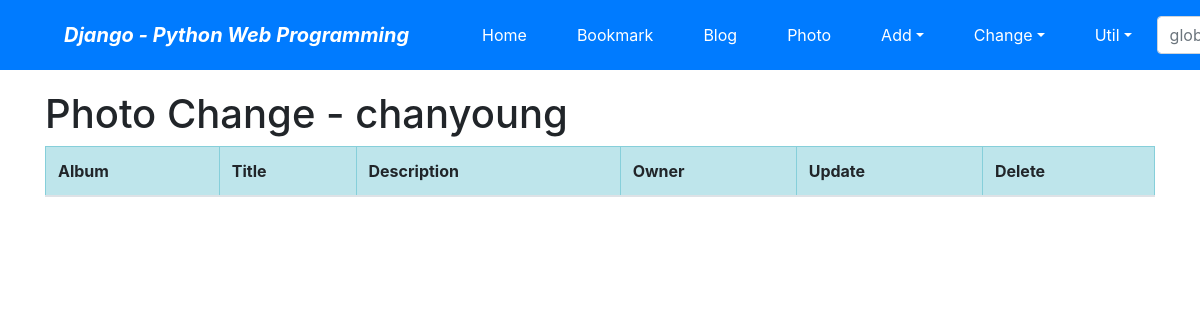
Before: /photo/photo/change/ (signed in) with the older database file.
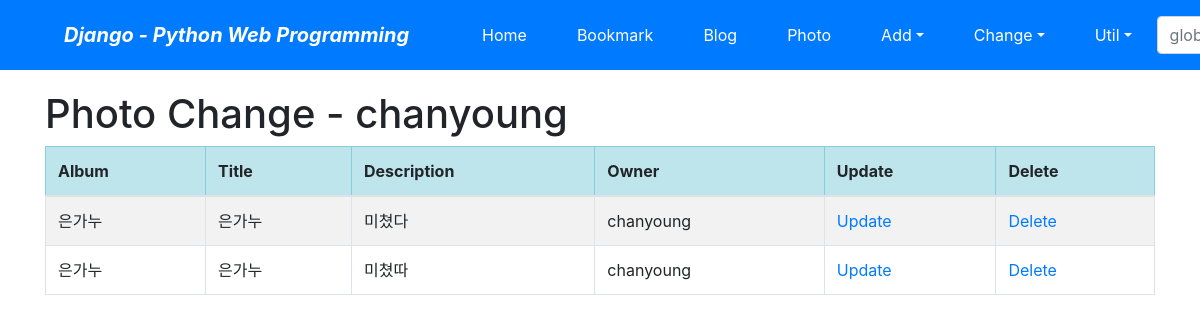
After: the same page with the newer database file.
### photo/models.py (models this page shows, shortened)
class Photo(models.Model):
    album = models.ForeignKey(Album, on_delete=models.CASCADE)
    title = models.CharField('TITLE', max_length=30)
    description = models.TextField('Photo Description', blank=True)
    image = models.ImageField("IMAGE", upload_to='SorlPhoto/%Y')
    upload_dt = models.DateTimeField('UPLOAD DATE', auto_now_add=True)
    owner = models.ForeignKey(
        'auth.User', on_delete=models.CASCADE, verbose_name='OWNER', blank=True, null=True)
    class Meta:
        ordering = ('title',)

class Album(models.Model):
    name = models.CharField('NAME', max_length=30)
    description = models.CharField(
        'One Line Description', max_length=100, blank=True)
    owner = models.ForeignKey(
        'auth.User', on_delete=models.CASCADE, verbose_name='OWNER', blank=True, null=True)
    class Meta:
        ordering = ('name',)
    def __str__(self):
        return self.name

### photo/views.py (the view)
# urls.py: path('photo/change/', views.PhotoChangeLV.as_view(), name='photo_change'),
class PhotoChangeLV(LoginRequiredMixin, ListView):
    model = Photo
    template_name = 'photo/photo_change_list.html'
    def get_queryset(self):
        return Photo.objects.filter(owner=self.request.user)

### photo/templates/photo/photo_change_list.html (shortened to what this page needs)
{% extends "base.html" %}
{% block content %}
    <h1>Photo Change - {{user}}</h1>
    <table class="table table-striped table-bordered table-condensed">
        <thead>
        <tr class="table-info">
            <th>Album</th>
            <th>Title</th>
            <th>Description</th>
            <th>Owner</th>
            <th>Update</th>
            <th>Delete</th>
        </tr>
        </thead>
        <tbody>
        {% for item in object_list %}
        <tr>
            <td>{{ item.album }}</td>
            <td>{{ item.title }}</td>
            <td>{{ item.description }}</td>
            <td>{{ item.owner }}</td>
            <td><a href="{% url 'photo:photo_update' item.id %}">Update</a></td>
            <td><a href="{% url 'photo:photo_delete' item.id %}">Delete</a></td>
        </tr>
        {% endfor %}
        </tbody>
    </table>
{% endblock %}

### templates/base.html (shortened to what this page needs)
<!DOCTYPE html>
<html lang="ko">
    <head>
        <link
            rel="stylesheet"
            href="https://stackpath.bootstrapcdn.com/bootstrap/4.5.0/css/bootstrap.min.css"/>
    </head>
    <body style="padding-top: 90px;">
        <nav class="navbar navbar-expand-lg navbar-dark bg-primary fixed-top">
            <span class="navbar-brand mx-5 mb-0 font-weight-bold font-italic">Django - Python Web Programming</span>
            <div class="collapse navbar-collapse" id="navbarSupportedContent">
                <ul class="navbar-nav mr-auto">
                    <li class="nav-item mx-1 btn btn-primary">
                        <a class="nav-link text-white" href="{% url 'home' %}">Home</a>
                    </li>
                    <li class="nav-item mx-1 btn btn-primary">
                        <a class="nav-link text-white" href="{% url 'bookmark:index' %}">Bookmark</a >
                    </li>
                    <li class="nav-item mx-1 btn btn-primary">
                        <a class="nav-link text-white" href="{% url 'blog:index' %}">Blog</a >
                    </li>
                    <li class="nav-item mx-1 btn btn-primary">
                        <a class="nav-link text-white" href="{% url 'photo:index' %}">Photo</a >
                    </li>
                    <li class="nav-item dropdown mx-1 btn btn-primary">
                        <a class="nav-link dropdown-toggle text-white" href="#" data-toggle="dropdown">Add</a>
                    </li>
                    <li class="nav-item dropdown mx-1 btn btn-primary">
                        <a class="nav-link dropdown-toggle text-white" href="#" data-toggle="dropdown">Change</a>
                    </li>
                    <li class="nav-item dropdown mx-1 btn btn-primary">
                        <a class="nav-link dropdown-toggle text-white" href="#" data-toggle="dropdown">Util</a >
                    </li>
                </ul>
                <form class="form-inline my-2" action="" method="post">
                    <input
                        class="form-control mr-sm-2"
                        type="search"
                        placeholder="global search"
                        name="search_word"/>
                </form>
            </div>
        </nav>
        <div class="container">
            {% block content %}{% endblock %}
        </div>
    </body>
</html>

Changed rows visible on the page:
added Photo: album "은가누", title "은가누", description "미쳤다", owner "chanyoung"
added Photo: album "은가누", title "은가누", description "미쳤따", owner "chanyoung"
